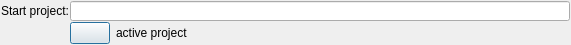
<?xml version="1.0" encoding="UTF-8"?>
<ui version="4.0">
 <class>ProjectLookupDialog</class>
 <widget class="QDialog" name="ProjectLookupDialog">
  <property name="windowModality">
   <enum>Qt::ApplicationModal</enum>
  </property>
  <property name="geometry">
   <rect>
    <x>0</x>
    <y>0</y>
    <width>709</width>
    <height>91</height>
   </rect>
  </property>
  <property name="sizePolicy">
   <sizepolicy hsizetype="Preferred" vsizetype="Preferred">
    <horstretch>0</horstretch>
    <verstretch>0</verstretch>
   </sizepolicy>
  </property>
  <property name="minimumSize">
   <size>
    <width>400</width>
    <height>0</height>
   </size>
  </property>
  <property name="windowTitle">
   <string>Tom: Start project</string>
  </property>
  <property name="sizeGripEnabled">
   <bool>false</bool>
  </property>
  <property name="modal">
   <bool>true</bool>
  </property>
  <layout class="QGridLayout" name="gridLayout" rowstretch="0,0" columnstretch="0,0">
   <property name="sizeConstraint">
    <enum>QLayout::SetFixedSize</enum>
   </property>
   <property name="leftMargin">
    <number>1</number>
   </property>
   <property name="topMargin">
    <number>1</number>
   </property>
   <property name="rightMargin">
    <number>1</number>
   </property>
   <property name="bottomMargin">
    <number>1</number>
   </property>
   <property name="spacing">
    <number>1</number>
   </property>
   <item row="0" column="0">
    <widget class="QLabel" name="label">
     <property name="minimumSize">
      <size>
       <width>0</width>
       <height>0</height>
      </size>
     </property>
     <property name="text">
      <string>Start project:</string>
     </property>
    </widget>
   </item>
   <item row="0" column="1">
    <widget class="QLineEdit" name="projectNameEdit">
     <property name="sizePolicy">
      <sizepolicy hsizetype="Expanding" vsizetype="Preferred">
       <horstretch>10</horstretch>
       <verstretch>0</verstretch>
      </sizepolicy>
     </property>
     <property name="minimumSize">
      <size>
       <width>500</width>
       <height>0</height>
      </size>
     </property>
     <property name="maximumSize">
      <size>
       <width>16777215</width>
       <height>16777215</height>
      </size>
     </property>
     <property name="layoutDirection">
      <enum>Qt::LeftToRight</enum>
     </property>
     <property name="styleSheet">
      <string notr="true">padding: 1px;</string>
     </property>
     <property name="inputMask">
      <string/>
     </property>
     <property name="placeholderText">
      <string/>
     </property>
    </widget>
   </item>
   <item row="1" column="1">
    <widget class="QWidget" name="activeProjectStatus" native="true">
     <property name="autoFillBackground">
      <bool>false</bool>
     </property>
     <layout class="QHBoxLayout" name="horizontalLayout">
      <property name="spacing">
       <number>6</number>
      </property>
      <property name="sizeConstraint">
       <enum>QLayout::SetFixedSize</enum>
      </property>
      <property name="leftMargin">
       <number>0</number>
      </property>
      <property name="topMargin">
       <number>0</number>
      </property>
      <property name="rightMargin">
       <number>0</number>
      </property>
      <property name="bottomMargin">
       <number>0</number>
      </property>
      <item>
       <widget class="QPushButton" name="stopProjectButton">
        <property name="sizePolicy">
         <sizepolicy hsizetype="Fixed" vsizetype="Fixed">
          <horstretch>0</horstretch>
          <verstretch>0</verstretch>
         </sizepolicy>
        </property>
        <property name="minimumSize">
         <size>
          <width>0</width>
          <height>0</height>
         </size>
        </property>
        <property name="toolTip">
         <string>Stop the currently active project</string>
        </property>
        <property name="text">
         <string/>
        </property>
        <property name="shortcut">
         <string>Ctrl+B</string>
        </property>
       </widget>
      </item>
      <item>
       <widget class="ProjectStatusLabel" name="activeProjectLabel">
        <property name="text">
         <string>active project</string>
        </property>
       </widget>
      </item>
     </layout>
    </widget>
   </item>
  </layout>
 </widget>
 <customwidgets>
  <customwidget>
   <class>ProjectStatusLabel</class>
   <extends>QLabel</extends>
   <header>commonWidgets/projectstatuslabel.h</header>
  </customwidget>
 </customwidgets>
 <resources/>
 <connections/>
</ui>
